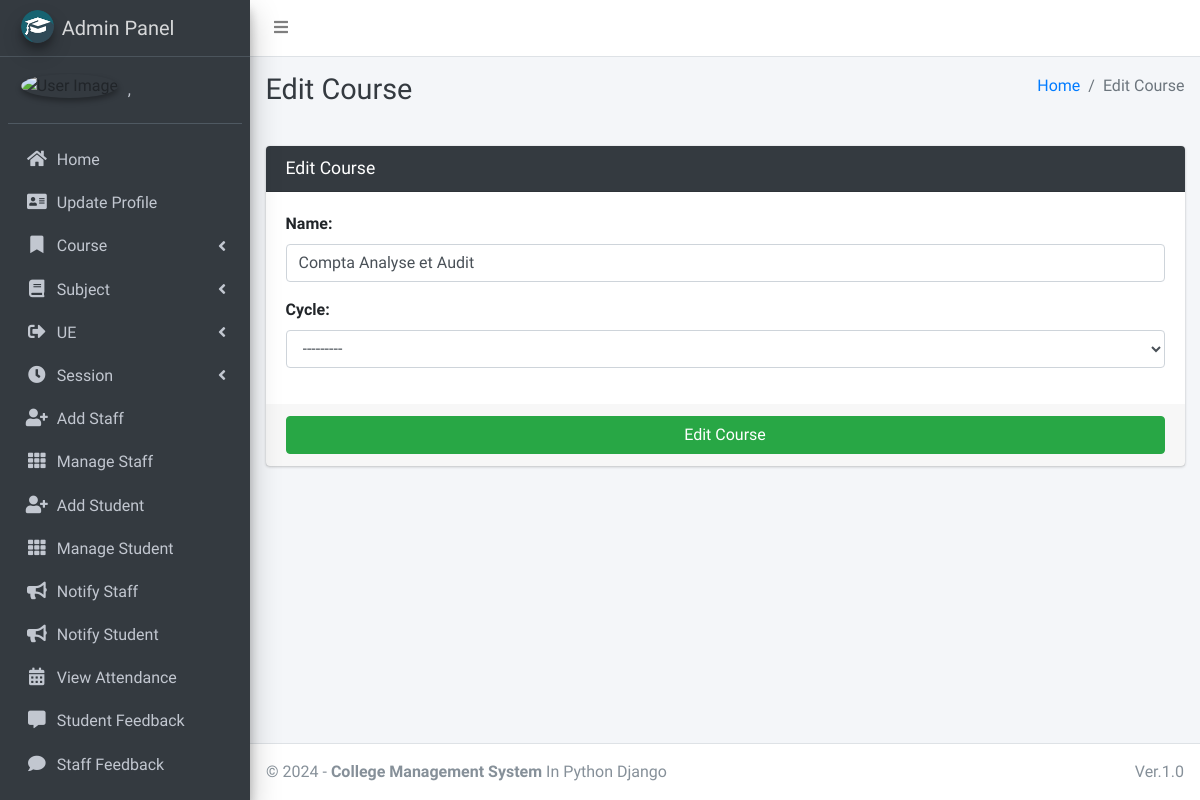
The app's page /course/edit/3 (signed in), older data.
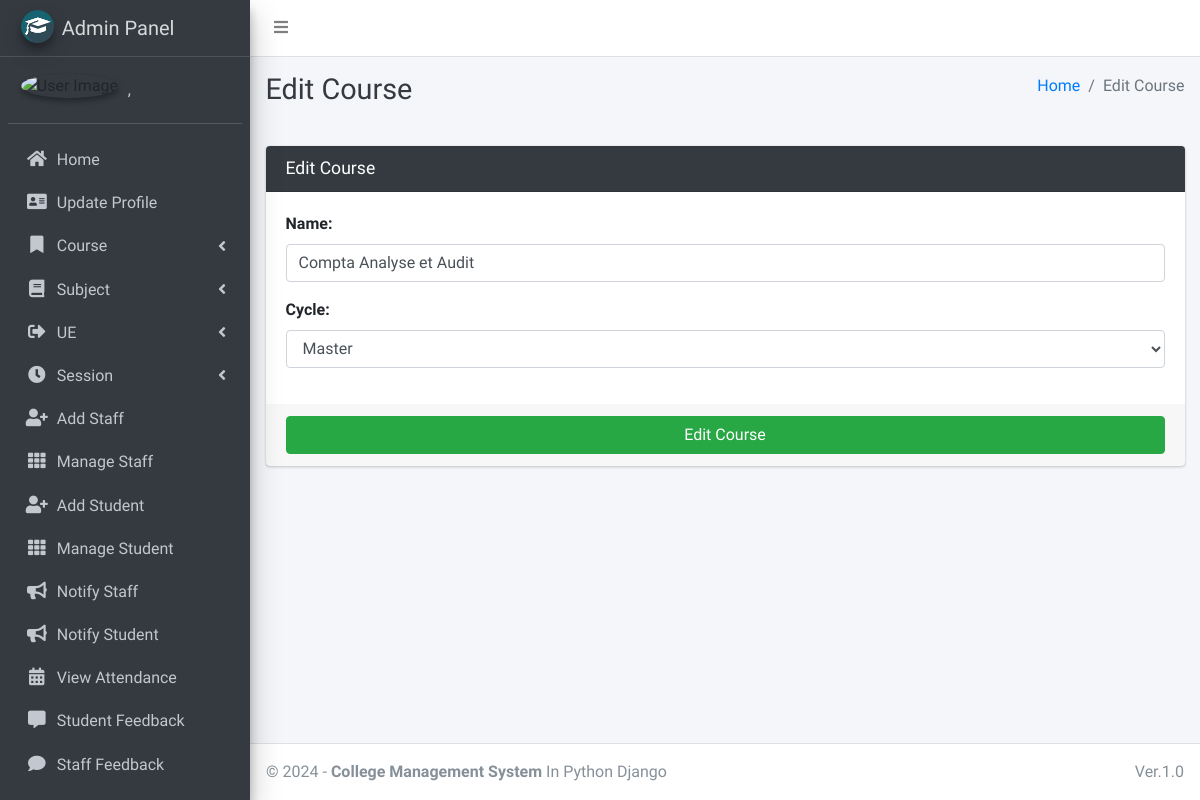
The same page, newer data.
### main_app/models.py (models this page shows, shortened)
class Course(models.Model):
    name = models.CharField(max_length=120)
    cycle = models.ForeignKey(Cycle, on_delete=models.DO_NOTHING, null=True)
    created_at = models.DateTimeField(auto_now_add=True)
    updated_at = models.DateTimeField(auto_now=True)

### main_app/hod_views.py (the view, shortened to what this page needs)
def edit_course(request, course_id):
    instance = get_object_or_404(Course, id=course_id)
    form = CourseForm(request.POST or None, instance=instance)
    context = {
        'form': form,
        'course_id': course_id,
        'page_title': 'Edit Course'
    }
    return render(request, 'hod_template/edit_course_template.html', context)

### main_app/forms.py
class CourseForm(FormSettings):
    def __init__(self, *args, **kwargs):
        super(CourseForm, self).__init__(*args, **kwargs)
    class Meta:
        fields = ['name','cycle']
        model = Course

### main_app/models.py (called while the page is built)
    def __str__(self):
        return self.last_name + ", " + self.first_name

    def __str__(self):
        return self.name

### main_app/templates/hod_template/edit_course_template.html
{% extends 'main_app/base.html' %}
{% load static %}
{% block page_title %}{{page_title}}{% endblock page_title %}
{% block content %}
<section class="content">
    <div class="container-fluid">
        <div class="row">
            <div class="col-md-12">
                <div class="card card-dark">
                    <div class="card-header">
                        <h3 class="card-title">{{page_title}}</h3>
                    </div>
                    {% include "main_app/form_template.html" with messages=messages  form=form button_text="Edit Course"%}
                </div>
            </div>
        </div>
    </div>
</section>
{% endblock content %}

### main_app/templates/main_app/form_template.html (shortened to what this page needs)
<form role="form" method="POST" enctype="multipart/form-data">
    <div class="card-body">
        {% for field in form  %}
        <div class="form-group">
            {{field.label_tag}}
            {{field}}
        </div>
        {% endfor %}
    </div>
    <div class="card-footer">
        <button type="submit" class="btn btn-success btn-block">
            {% if button_text %}
            {{button_text}}
            {% else %}
            Submit
            {% endif %}
        </button>
    </div>
</form>

Row changes from the older to the newer data that the page shows:
changed Course "Compta Analyse et Audit": cycle "---------" → "Master"
